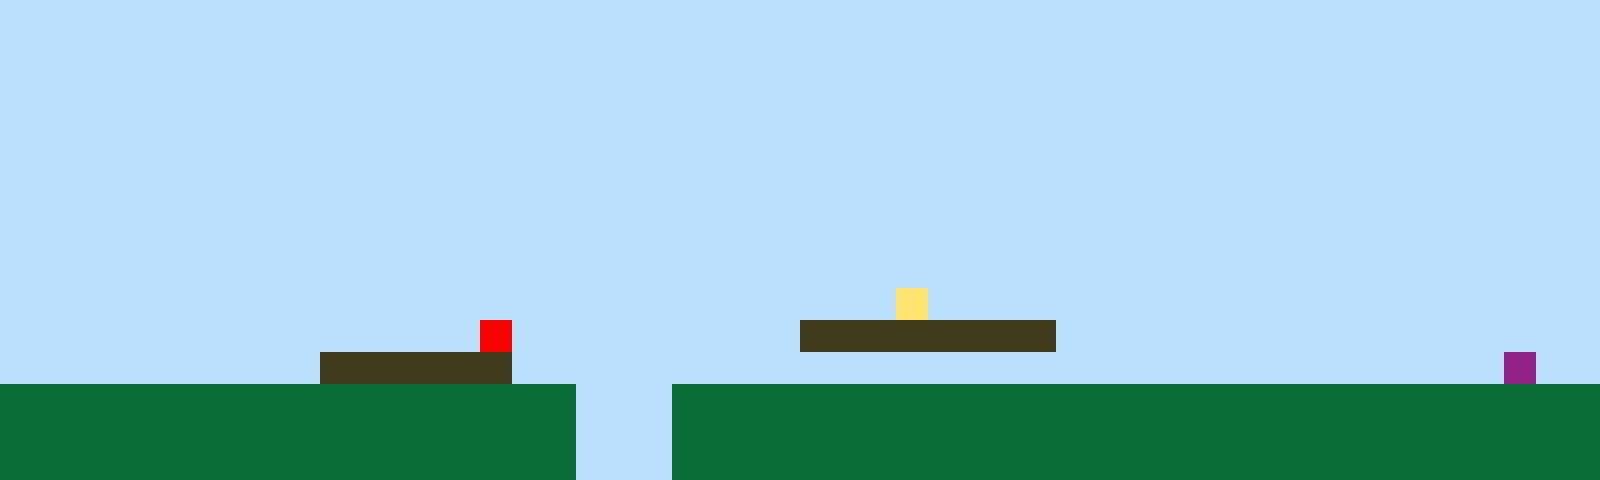

Tiled map render using the project's own tile images. Description and the whole map definition, tile-layer contents included, below:
An orthogonal 50x15 tile map with 32x32 px tiles, 1 tile layer (Tile Layer 1).

<map version="1.10" tiledversion="1.11.2" orientation="orthogonal" renderorder="right-up" width="50" height="15" tilewidth="32" tileheight="32" infinite="0" nextlayerid="2" nextobjectid="1"><editorsettings><export target="map1.csv" format="csv" /></editorsettings><tileset firstgid="1" name="sprites" tilewidth="32" tileheight="32" tilecount="6" columns="3"><image source="sprites.png" width="96" height="64" /></tileset><layer id="1" name="Tile Layer 1" width="50" height="15"><data encoding="csv">1,1,1,1,1,1,1,1,1,1,1,1,1,1,1,1,1,1,1,1,1,1,1,1,1,1,1,1,1,1,1,1,1,1,1,1,1,1,1,1,1,1,1,1,1,1,1,1,1,1,1,1,1,1,1,1,1,1,1,1,1,1,1,1,1,1,1,1,1,1,1,1,1,1,1,1,1,1,1,1,1,1,1,1,1,1,1,1,1,1,1,1,1,1,1,1,1,1,1,1,1,1,1,1,1,1,1,1,1,1,1,1,1,1,1,1,1,1,1,1,1,1,1,1,1,1,1,1,1,1,1,1,1,1,1,1,1,1,1,1,1,1,1,1,1,1,1,1,1,1,1,1,1,1,1,1,1,1,1,1,1,1,1,1,1,1,1,1,1,1,1,1,1,1,1,1,1,1,1,1,1,1,1,1,1,1,1,1,1,1,1,1,1,1,1,1,1,1,1,1,1,1,1,1,1,1,1,1,1,1,1,1,1,1,1,1,1,1,1,1,1,1,1,1,1,1,1,1,1,1,1,1,1,1,1,1,1,1,1,1,1,1,1,1,1,1,1,1,1,1,1,1,1,1,1,1,1,1,1,1,1,1,1,1,1,1,1,1,1,1,1,1,1,1,1,1,1,1,1,1,1,1,1,1,1,1,1,1,1,1,1,1,1,1,1,1,1,1,1,1,1,1,1,1,1,1,1,1,1,1,1,1,1,1,1,1,1,1,1,1,1,1,1,1,1,1,1,1,1,1,1,1,1,1,1,1,1,1,1,1,1,1,1,1,1,1,1,1,1,1,1,1,1,1,1,1,1,1,1,1,1,1,1,1,1,1,1,1,1,1,1,1,1,1,1,1,1,1,1,1,1,1,1,1,1,1,1,1,1,1,1,1,1,1,1,1,1,1,1,1,1,1,1,1,1,1,1,1,1,1,1,1,1,1,1,1,1,1,1,1,1,1,1,1,1,1,1,1,1,1,1,1,1,1,1,1,1,1,1,1,1,1,1,1,1,1,1,1,1,1,1,1,1,1,1,1,1,1,1,1,1,1,1,1,1,1,1,1,1,1,1,1,1,1,1,1,1,1,4,1,1,1,1,1,1,1,1,1,1,1,1,1,1,1,1,1,1,1,1,1,1,1,1,1,1,1,1,1,1,1,1,1,1,1,1,5,1,1,1,1,1,1,1,1,1,3,3,3,3,3,3,3,3,1,1,1,1,1,1,1,1,1,1,1,1,1,1,1,1,1,1,1,1,1,1,1,1,1,1,1,3,3,3,3,3,3,1,1,1,1,1,1,1,1,1,1,1,1,1,1,1,1,1,1,1,1,1,1,1,1,1,1,1,1,1,1,1,6,1,1,2,2,2,2,2,2,2,2,2,2,2,2,2,2,2,2,2,2,1,1,1,2,2,2,2,2,2,2,2,2,2,2,2,2,2,2,2,2,2,2,2,2,2,2,2,2,2,2,2,2,2,2,2,2,2,2,2,2,2,2,2,2,2,2,2,2,2,2,1,1,1,2,2,2,2,2,2,2,2,2,2,2,2,2,2,2,2,2,2,2,2,2,2,2,2,2,2,2,2,2,2,2,2,2,2,2,2,2,2,2,2,2,2,2,2,2,2,2,1,1,1,2,2,2,2,2,2,2,2,2,2,2,2,2,2,2,2,2,2,2,2,2,2,2,2,2,2,2,2,2</data></layer></map>
